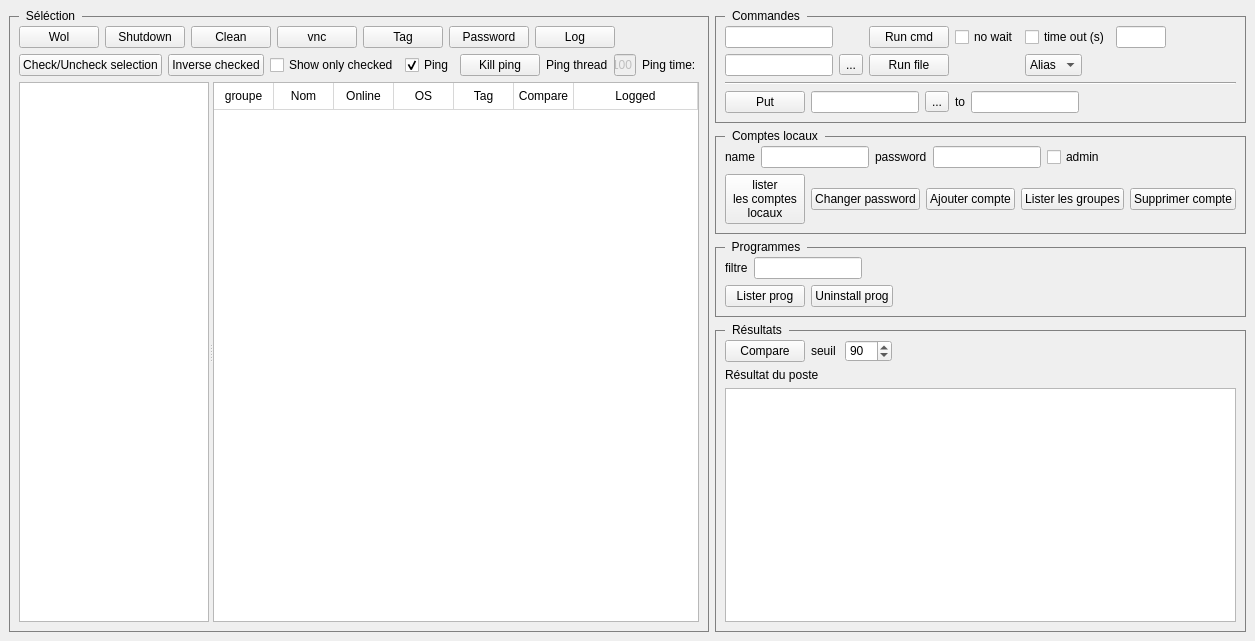
<?xml version="1.0" encoding="UTF-8"?>
<ui version="4.0">
 <class>MainWindow</class>
 <widget class="QMainWindow" name="MainWindow">
  <property name="windowModality">
   <enum>Qt::NonModal</enum>
  </property>
  <property name="geometry">
   <rect>
    <x>0</x>
    <y>0</y>
    <width>1225</width>
    <height>641</height>
   </rect>
  </property>
  <property name="sizePolicy">
   <sizepolicy hsizetype="Preferred" vsizetype="Preferred">
    <horstretch>0</horstretch>
    <verstretch>0</verstretch>
   </sizepolicy>
  </property>
  <property name="minimumSize">
   <size>
    <width>0</width>
    <height>0</height>
   </size>
  </property>
  <property name="maximumSize">
   <size>
    <width>16777215</width>
    <height>16777215</height>
   </size>
  </property>
  <property name="font">
   <font>
    <pointsize>8</pointsize>
   </font>
  </property>
  <property name="windowTitle">
   <string>MainWindow</string>
  </property>
  <property name="autoFillBackground">
   <bool>false</bool>
  </property>
  <property name="styleSheet">
   <string notr="true">QGroupBox { 
     border: 1px solid gray; 
     /*border-radius: 20px; */
	margin-top:7px
	
 } 

QGroupBox::title {
   
    left: 10px;
	top: -7px;
    padding: 0 5px 0 5px;
}
</string>
  </property>
  <property name="documentMode">
   <bool>false</bool>
  </property>
  <property name="tabShape">
   <enum>QTabWidget::Rounded</enum>
  </property>
  <property name="dockNestingEnabled">
   <bool>false</bool>
  </property>
  <widget class="QWidget" name="centralwidget">
   <property name="sizePolicy">
    <sizepolicy hsizetype="Preferred" vsizetype="Preferred">
     <horstretch>0</horstretch>
     <verstretch>0</verstretch>
    </sizepolicy>
   </property>
   <property name="minimumSize">
    <size>
     <width>0</width>
     <height>0</height>
    </size>
   </property>
   <property name="maximumSize">
    <size>
     <width>16777215</width>
     <height>16777215</height>
    </size>
   </property>
   <layout class="QHBoxLayout" name="horizontalLayout_7">
    <item>
     <widget class="QGroupBox" name="SelectionGroup">
      <property name="sizePolicy">
       <sizepolicy hsizetype="Expanding" vsizetype="Expanding">
        <horstretch>0</horstretch>
        <verstretch>0</verstretch>
       </sizepolicy>
      </property>
      <property name="minimumSize">
       <size>
        <width>700</width>
        <height>0</height>
       </size>
      </property>
      <property name="title">
       <string>Séléction</string>
      </property>
      <layout class="QVBoxLayout" name="verticalLayout">
       <property name="sizeConstraint">
        <enum>QLayout::SetDefaultConstraint</enum>
       </property>
       <item>
        <layout class="QHBoxLayout" name="horizontalLayout_8">
         <item>
          <widget class="QPushButton" name="wol_button">
           <property name="sizePolicy">
            <sizepolicy hsizetype="Fixed" vsizetype="Fixed">
             <horstretch>0</horstretch>
             <verstretch>0</verstretch>
            </sizepolicy>
           </property>
           <property name="text">
            <string>Wol</string>
           </property>
          </widget>
         </item>
         <item>
          <widget class="QPushButton" name="shutdown_button">
           <property name="sizePolicy">
            <sizepolicy hsizetype="Fixed" vsizetype="Fixed">
             <horstretch>0</horstretch>
             <verstretch>0</verstretch>
            </sizepolicy>
           </property>
           <property name="text">
            <string>Shutdown</string>
           </property>
          </widget>
         </item>
         <item>
          <widget class="QPushButton" name="clean_button">
           <property name="text">
            <string>Clean</string>
           </property>
          </widget>
         </item>
         <item>
          <widget class="QPushButton" name="vnc_button">
           <property name="sizePolicy">
            <sizepolicy hsizetype="Fixed" vsizetype="Fixed">
             <horstretch>0</horstretch>
             <verstretch>0</verstretch>
            </sizepolicy>
           </property>
           <property name="text">
            <string>vnc</string>
           </property>
          </widget>
         </item>
         <item>
          <widget class="QPushButton" name="tag_button">
           <property name="sizePolicy">
            <sizepolicy hsizetype="Fixed" vsizetype="Fixed">
             <horstretch>0</horstretch>
             <verstretch>0</verstretch>
            </sizepolicy>
           </property>
           <property name="text">
            <string>Tag</string>
           </property>
          </widget>
         </item>
         <item>
          <widget class="QPushButton" name="password_button">
           <property name="text">
            <string>Password</string>
           </property>
          </widget>
         </item>
         <item>
          <widget class="QPushButton" name="log_button">
           <property name="text">
            <string>Log</string>
           </property>
          </widget>
         </item>
         <item>
          <spacer name="horizontalSpacer_4">
           <property name="orientation">
            <enum>Qt::Horizontal</enum>
           </property>
           <property name="sizeHint" stdset="0">
            <size>
             <width>40</width>
             <height>20</height>
            </size>
           </property>
          </spacer>
         </item>
        </layout>
       </item>
       <item>
        <layout class="QHBoxLayout" name="horizontalLayout_11">
         <item>
          <widget class="QPushButton" name="check_uncheck_button">
           <property name="text">
            <string>Check/Uncheck selection</string>
           </property>
          </widget>
         </item>
         <item>
          <widget class="QPushButton" name="inverse_button">
           <property name="text">
            <string>Inverse checked</string>
           </property>
          </widget>
         </item>
         <item>
          <widget class="QCheckBox" name="only_checkbox">
           <property name="text">
            <string>Show only checked</string>
           </property>
          </widget>
         </item>
         <item>
          <widget class="QCheckBox" name="ping_checkbox">
           <property name="text">
            <string>Ping</string>
           </property>
           <property name="checked">
            <bool>true</bool>
           </property>
          </widget>
         </item>
         <item>
          <widget class="QPushButton" name="kill_ping_button">
           <property name="text">
            <string>Kill ping</string>
           </property>
          </widget>
         </item>
         <item>
          <widget class="QLabel" name="label_5">
           <property name="text">
            <string>Ping thread</string>
           </property>
          </widget>
         </item>
         <item>
          <widget class="QLineEdit" name="ping_thread_edit">
           <property name="enabled">
            <bool>false</bool>
           </property>
           <property name="maximumSize">
            <size>
             <width>50</width>
             <height>16777215</height>
            </size>
           </property>
           <property name="text">
            <string>100</string>
           </property>
           <property name="alignment">
            <set>Qt::AlignRight|Qt::AlignTrailing|Qt::AlignVCenter</set>
           </property>
          </widget>
         </item>
         <item>
          <widget class="QLabel" name="ping_time_label">
           <property name="text">
            <string>Ping time:</string>
           </property>
          </widget>
         </item>
         <item>
          <spacer name="horizontalSpacer_9">
           <property name="orientation">
            <enum>Qt::Horizontal</enum>
           </property>
           <property name="sizeHint" stdset="0">
            <size>
             <width>40</width>
             <height>20</height>
            </size>
           </property>
          </spacer>
         </item>
        </layout>
       </item>
       <item>
        <layout class="QHBoxLayout" name="horizontalLayout_4">
         <item>
          <widget class="QSplitter" name="splitter_select">
           <property name="sizePolicy">
            <sizepolicy hsizetype="Expanding" vsizetype="Expanding">
             <horstretch>0</horstretch>
             <verstretch>0</verstretch>
            </sizepolicy>
           </property>
           <property name="minimumSize">
            <size>
             <width>0</width>
             <height>0</height>
            </size>
           </property>
           <property name="baseSize">
            <size>
             <width>0</width>
             <height>0</height>
            </size>
           </property>
           <property name="orientation">
            <enum>Qt::Horizontal</enum>
           </property>
           <property name="opaqueResize">
            <bool>true</bool>
           </property>
           <property name="childrenCollapsible">
            <bool>false</bool>
           </property>
           <widget class="QTreeWidget" name="tree_select">
            <property name="sizePolicy">
             <sizepolicy hsizetype="Fixed" vsizetype="Expanding">
              <horstretch>0</horstretch>
              <verstretch>0</verstretch>
             </sizepolicy>
            </property>
            <property name="minimumSize">
             <size>
              <width>190</width>
              <height>0</height>
             </size>
            </property>
            <property name="maximumSize">
             <size>
              <width>16777215</width>
              <height>16777215</height>
             </size>
            </property>
            <property name="sizeIncrement">
             <size>
              <width>0</width>
              <height>0</height>
             </size>
            </property>
            <property name="baseSize">
             <size>
              <width>0</width>
              <height>0</height>
             </size>
            </property>
            <property name="frameShadow">
             <enum>QFrame::Sunken</enum>
            </property>
            <property name="sizeAdjustPolicy">
             <enum>QAbstractScrollArea::AdjustToContents</enum>
            </property>
            <property name="editTriggers">
             <set>QAbstractItemView::NoEditTriggers</set>
            </property>
            <property name="rootIsDecorated">
             <bool>true</bool>
            </property>
            <property name="itemsExpandable">
             <bool>true</bool>
            </property>
            <property name="allColumnsShowFocus">
             <bool>false</bool>
            </property>
            <property name="expandsOnDoubleClick">
             <bool>true</bool>
            </property>
            <attribute name="headerVisible">
             <bool>false</bool>
            </attribute>
            <attribute name="headerStretchLastSection">
             <bool>true</bool>
            </attribute>
            <column>
             <property name="text">
              <string>1</string>
             </property>
            </column>
           </widget>
           <widget class="QTableWidget" name="table_select">
            <property name="sizePolicy">
             <sizepolicy hsizetype="Expanding" vsizetype="Expanding">
              <horstretch>2</horstretch>
              <verstretch>0</verstretch>
             </sizepolicy>
            </property>
            <property name="minimumSize">
             <size>
              <width>0</width>
              <height>0</height>
             </size>
            </property>
            <property name="maximumSize">
             <size>
              <width>16777215</width>
              <height>16777215</height>
             </size>
            </property>
            <property name="styleSheet">
             <string notr="true">QTableWidget::item:!enabled {
	color: black;
}
QHeaderView::section{
            border-top:0px solid #D8D8D8;
            border-left:0px solid #D8D8D8;
            border-right:1px solid #D8D8D8;
            border-bottom: 1px solid #D8D8D8;
            background-color:white;
            padding:4px;
        }
QTableCornerButton::section{
            border-top:0px solid #D8D8D8;
            border-left:0px solid #D8D8D8;
            border-right:1px solid #D8D8D8;
            border-bottom: 1px solid #D8D8D8;
            background-color:white;
        }</string>
            </property>
            <property name="sizeAdjustPolicy">
             <enum>QAbstractScrollArea::AdjustIgnored</enum>
            </property>
            <property name="editTriggers">
             <set>QAbstractItemView::NoEditTriggers</set>
            </property>
            <property name="selectionMode">
             <enum>QAbstractItemView::ExtendedSelection</enum>
            </property>
            <property name="selectionBehavior">
             <enum>QAbstractItemView::SelectItems</enum>
            </property>
            <property name="sortingEnabled">
             <bool>true</bool>
            </property>
            <attribute name="horizontalHeaderVisible">
             <bool>true</bool>
            </attribute>
            <attribute name="horizontalHeaderDefaultSectionSize">
             <number>60</number>
            </attribute>
            <attribute name="horizontalHeaderMinimumSectionSize">
             <number>30</number>
            </attribute>
            <attribute name="horizontalHeaderShowSortIndicator" stdset="0">
             <bool>true</bool>
            </attribute>
            <attribute name="horizontalHeaderStretchLastSection">
             <bool>true</bool>
            </attribute>
            <attribute name="verticalHeaderVisible">
             <bool>false</bool>
            </attribute>
            <attribute name="verticalHeaderShowSortIndicator" stdset="0">
             <bool>true</bool>
            </attribute>
            <attribute name="verticalHeaderStretchLastSection">
             <bool>false</bool>
            </attribute>
            <column>
             <property name="text">
              <string>groupe</string>
             </property>
            </column>
            <column>
             <property name="text">
              <string>Nom</string>
             </property>
            </column>
            <column>
             <property name="text">
              <string>Online</string>
             </property>
            </column>
            <column>
             <property name="text">
              <string>OS</string>
             </property>
            </column>
            <column>
             <property name="text">
              <string>Tag</string>
             </property>
            </column>
            <column>
             <property name="text">
              <string>Compare</string>
             </property>
            </column>
            <column>
             <property name="text">
              <string>Logged</string>
             </property>
            </column>
           </widget>
          </widget>
         </item>
        </layout>
       </item>
      </layout>
     </widget>
    </item>
    <item>
     <layout class="QVBoxLayout" name="verticalLayout_8">
      <property name="sizeConstraint">
       <enum>QLayout::SetDefaultConstraint</enum>
      </property>
      <item>
       <widget class="QGroupBox" name="CommandesGroup">
        <property name="sizePolicy">
         <sizepolicy hsizetype="Expanding" vsizetype="Fixed">
          <horstretch>0</horstretch>
          <verstretch>0</verstretch>
         </sizepolicy>
        </property>
        <property name="maximumSize">
         <size>
          <width>16777215</width>
          <height>16777215</height>
         </size>
        </property>
        <property name="title">
         <string>Commandes</string>
        </property>
        <property name="alignment">
         <set>Qt::AlignLeading|Qt::AlignLeft|Qt::AlignTop</set>
        </property>
        <layout class="QVBoxLayout" name="verticalLayout_4">
         <item>
          <layout class="QGridLayout" name="gridLayout_2">
           <item row="2" column="2">
            <widget class="QPushButton" name="run_file_button">
             <property name="text">
              <string>Run file</string>
             </property>
            </widget>
           </item>
           <item row="0" column="2">
            <widget class="QPushButton" name="run_cmd_button">
             <property name="text">
              <string>Run cmd</string>
             </property>
             <property name="flat">
              <bool>false</bool>
             </property>
            </widget>
           </item>
           <item row="0" column="0">
            <widget class="QLineEdit" name="cmd_input">
             <property name="sizePolicy">
              <sizepolicy hsizetype="Fixed" vsizetype="Fixed">
               <horstretch>0</horstretch>
               <verstretch>0</verstretch>
              </sizepolicy>
             </property>
             <property name="minimumSize">
              <size>
               <width>0</width>
               <height>0</height>
              </size>
             </property>
             <property name="text">
              <string/>
             </property>
            </widget>
           </item>
           <item row="2" column="0">
            <widget class="QLineEdit" name="file_input">
             <property name="sizePolicy">
              <sizepolicy hsizetype="Fixed" vsizetype="Fixed">
               <horstretch>0</horstretch>
               <verstretch>0</verstretch>
              </sizepolicy>
             </property>
             <property name="minimumSize">
              <size>
               <width>0</width>
               <height>0</height>
              </size>
             </property>
            </widget>
           </item>
           <item row="2" column="1">
            <widget class="QToolButton" name="openfile_button">
             <property name="text">
              <string>...</string>
             </property>
            </widget>
           </item>
           <item row="0" column="3">
            <widget class="QCheckBox" name="no_wait">
             <property name="text">
              <string>no wait</string>
             </property>
            </widget>
           </item>
           <item row="0" column="4">
            <layout class="QHBoxLayout" name="horizontalLayout">
             <item>
              <widget class="QCheckBox" name="time_out">
               <property name="sizePolicy">
                <sizepolicy hsizetype="Fixed" vsizetype="Fixed">
                 <horstretch>0</horstretch>
                 <verstretch>0</verstretch>
                </sizepolicy>
               </property>
               <property name="text">
                <string>time out (s)</string>
               </property>
              </widget>
             </item>
             <item>
              <widget class="QLineEdit" name="time_out_input">
               <property name="sizePolicy">
                <sizepolicy hsizetype="Fixed" vsizetype="Fixed">
                 <horstretch>0</horstretch>
                 <verstretch>0</verstretch>
                </sizepolicy>
               </property>
               <property name="minimumSize">
                <size>
                 <width>50</width>
                 <height>0</height>
                </size>
               </property>
               <property name="maximumSize">
                <size>
                 <width>50</width>
                 <height>16777215</height>
                </size>
               </property>
               <property name="sizeIncrement">
                <size>
                 <width>0</width>
                 <height>0</height>
                </size>
               </property>
               <property name="baseSize">
                <size>
                 <width>0</width>
                 <height>0</height>
                </size>
               </property>
               <property name="inputMethodHints">
                <set>Qt::ImhNone</set>
               </property>
               <property name="text">
                <string/>
               </property>
               <property name="maxLength">
                <number>5</number>
               </property>
              </widget>
             </item>
             <item>
              <spacer name="horizontalSpacer_2">
               <property name="orientation">
                <enum>Qt::Horizontal</enum>
               </property>
               <property name="sizeHint" stdset="0">
                <size>
                 <width>40</width>
                 <height>20</height>
                </size>
               </property>
              </spacer>
             </item>
            </layout>
           </item>
           <item row="2" column="4">
            <widget class="QComboBox" name="alias_button">
             <property name="sizePolicy">
              <sizepolicy hsizetype="Fixed" vsizetype="Fixed">
               <horstretch>0</horstretch>
               <verstretch>0</verstretch>
              </sizepolicy>
             </property>
             <item>
              <property name="text">
               <string>Alias</string>
              </property>
             </item>
            </widget>
           </item>
          </layout>
         </item>
         <item>
          <widget class="Line" name="line">
           <property name="sizePolicy">
            <sizepolicy hsizetype="Expanding" vsizetype="Fixed">
             <horstretch>0</horstretch>
             <verstretch>0</verstretch>
            </sizepolicy>
           </property>
           <property name="orientation">
            <enum>Qt::Horizontal</enum>
           </property>
          </widget>
         </item>
         <item>
          <layout class="QHBoxLayout" name="horizontalLayout_3">
           <item>
            <widget class="QPushButton" name="put_button">
             <property name="text">
              <string>Put</string>
             </property>
            </widget>
           </item>
           <item>
            <widget class="QLineEdit" name="put_src_edit">
             <property name="sizePolicy">
              <sizepolicy hsizetype="Fixed" vsizetype="Fixed">
               <horstretch>0</horstretch>
               <verstretch>0</verstretch>
              </sizepolicy>
             </property>
             <property name="minimumSize">
              <size>
               <width>0</width>
               <height>0</height>
              </size>
             </property>
            </widget>
           </item>
           <item>
            <widget class="QToolButton" name="openfile_put_button">
             <property name="text">
              <string>...</string>
             </property>
            </widget>
           </item>
           <item>
            <widget class="QLabel" name="label">
             <property name="text">
              <string>to</string>
             </property>
            </widget>
           </item>
           <item>
            <widget class="QLineEdit" name="put_dest_edit">
             <property name="sizePolicy">
              <sizepolicy hsizetype="Fixed" vsizetype="Fixed">
               <horstretch>0</horstretch>
               <verstretch>0</verstretch>
              </sizepolicy>
             </property>
             <property name="minimumSize">
              <size>
               <width>0</width>
               <height>0</height>
              </size>
             </property>
            </widget>
           </item>
           <item>
            <spacer name="horizontalSpacer_3">
             <property name="orientation">
              <enum>Qt::Horizontal</enum>
             </property>
             <property name="sizeHint" stdset="0">
              <size>
               <width>40</width>
               <height>20</height>
              </size>
             </property>
            </spacer>
           </item>
          </layout>
         </item>
        </layout>
       </widget>
      </item>
      <item>
       <widget class="QGroupBox" name="groupBox">
        <property name="sizePolicy">
         <sizepolicy hsizetype="Expanding" vsizetype="Fixed">
          <horstretch>5</horstretch>
          <verstretch>0</verstretch>
         </sizepolicy>
        </property>
        <property name="maximumSize">
         <size>
          <width>16777215</width>
          <height>16777215</height>
         </size>
        </property>
        <property name="title">
         <string>Comptes locaux</string>
        </property>
        <property name="alignment">
         <set>Qt::AlignLeading|Qt::AlignLeft|Qt::AlignTop</set>
        </property>
        <layout class="QVBoxLayout" name="verticalLayout_7">
         <item>
          <layout class="QHBoxLayout" name="horizontalLayout_5">
           <item>
            <widget class="QLabel" name="label_2">
             <property name="text">
              <string>name</string>
             </property>
            </widget>
           </item>
           <item>
            <widget class="QLineEdit" name="account_name_input">
             <property name="sizePolicy">
              <sizepolicy hsizetype="Fixed" vsizetype="Fixed">
               <horstretch>0</horstretch>
               <verstretch>0</verstretch>
              </sizepolicy>
             </property>
            </widget>
           </item>
           <item>
            <widget class="QLabel" name="label_3">
             <property name="text">
              <string>password</string>
             </property>
            </widget>
           </item>
           <item>
            <widget class="QLineEdit" name="account_password_input">
             <property name="sizePolicy">
              <sizepolicy hsizetype="Fixed" vsizetype="Fixed">
               <horstretch>0</horstretch>
               <verstretch>0</verstretch>
              </sizepolicy>
             </property>
             <property name="echoMode">
              <enum>QLineEdit::Password</enum>
             </property>
            </widget>
           </item>
           <item>
            <widget class="QCheckBox" name="admin_check">
             <property name="text">
              <string>admin</string>
             </property>
            </widget>
           </item>
           <item>
            <spacer name="horizontalSpacer_5">
             <property name="orientation">
              <enum>Qt::Horizontal</enum>
             </property>
             <property name="sizeHint" stdset="0">
              <size>
               <width>40</width>
               <height>20</height>
              </size>
             </property>
            </spacer>
           </item>
          </layout>
         </item>
         <item>
          <layout class="QHBoxLayout" name="horizontalLayout_9">
           <item>
            <widget class="QPushButton" name="list_account_button">
             <property name="sizePolicy">
              <sizepolicy hsizetype="Fixed" vsizetype="Fixed">
               <horstretch>0</horstretch>
               <verstretch>0</verstretch>
              </sizepolicy>
             </property>
             <property name="text">
              <string>lister
les comptes
locaux</string>
             </property>
            </widget>
           </item>
           <item>
            <widget class="QPushButton" name="chpwd_user_button">
             <property name="text">
              <string>Changer password</string>
             </property>
            </widget>
           </item>
           <item>
            <widget class="QPushButton" name="add_account_button">
             <property name="text">
              <string>Ajouter compte</string>
             </property>
            </widget>
           </item>
           <item>
            <widget class="QPushButton" name="list_groupe_button">
             <property name="text">
              <string>Lister les groupes</string>
             </property>
            </widget>
           </item>
           <item>
            <widget class="QPushButton" name="del_account_button">
             <property name="text">
              <string>Supprimer compte</string>
             </property>
            </widget>
           </item>
           <item>
            <spacer name="horizontalSpacer_6">
             <property name="orientation">
              <enum>Qt::Horizontal</enum>
             </property>
             <property name="sizeHint" stdset="0">
              <size>
               <width>40</width>
               <height>20</height>
              </size>
             </property>
            </spacer>
           </item>
          </layout>
         </item>
        </layout>
       </widget>
      </item>
      <item>
       <widget class="QGroupBox" name="groupBox_2">
        <property name="sizePolicy">
         <sizepolicy hsizetype="Expanding" vsizetype="Fixed">
          <horstretch>0</horstretch>
          <verstretch>0</verstretch>
         </sizepolicy>
        </property>
        <property name="title">
         <string>Programmes</string>
        </property>
        <layout class="QVBoxLayout" name="verticalLayout_2">
         <item>
          <layout class="QHBoxLayout" name="horizontalLayout_6">
           <item>
            <widget class="QLabel" name="label_4">
             <property name="text">
              <string>filtre</string>
             </property>
            </widget>
           </item>
           <item>
            <widget class="QLineEdit" name="filter_input">
             <property name="sizePolicy">
              <sizepolicy hsizetype="Fixed" vsizetype="Fixed">
               <horstretch>0</horstretch>
               <verstretch>0</verstretch>
              </sizepolicy>
             </property>
            </widget>
           </item>
           <item>
            <spacer name="horizontalSpacer_7">
             <property name="orientation">
              <enum>Qt::Horizontal</enum>
             </property>
             <property name="sizeHint" stdset="0">
              <size>
               <width>40</width>
               <height>20</height>
              </size>
             </property>
            </spacer>
           </item>
          </layout>
         </item>
         <item>
          <layout class="QHBoxLayout" name="horizontalLayout_10">
           <item>
            <widget class="QPushButton" name="list_prog_button">
             <property name="text">
              <string>Lister prog</string>
             </property>
            </widget>
           </item>
           <item>
            <widget class="QPushButton" name="uninstall_prog_button">
             <property name="text">
              <string>Uninstall prog</string>
             </property>
            </widget>
           </item>
           <item>
            <spacer name="horizontalSpacer_8">
             <property name="orientation">
              <enum>Qt::Horizontal</enum>
             </property>
             <property name="sizeHint" stdset="0">
              <size>
               <width>40</width>
               <height>20</height>
              </size>
             </property>
            </spacer>
           </item>
          </layout>
         </item>
        </layout>
       </widget>
      </item>
      <item>
       <widget class="QGroupBox" name="ResultatGroup">
        <property name="sizePolicy">
         <sizepolicy hsizetype="Expanding" vsizetype="Expanding">
          <horstretch>0</horstretch>
          <verstretch>0</verstretch>
         </sizepolicy>
        </property>
        <property name="title">
         <string>Résultats</string>
        </property>
        <property name="flat">
         <bool>false</bool>
        </property>
        <layout class="QVBoxLayout" name="verticalLayout_3">
         <item>
          <layout class="QHBoxLayout" name="horizontalLayout_2">
           <property name="sizeConstraint">
            <enum>QLayout::SetDefaultConstraint</enum>
           </property>
           <property name="leftMargin">
            <number>0</number>
           </property>
           <property name="rightMargin">
            <number>0</number>
           </property>
           <item>
            <widget class="QPushButton" name="compare_button">
             <property name="sizePolicy">
              <sizepolicy hsizetype="Fixed" vsizetype="Fixed">
               <horstretch>0</horstretch>
               <verstretch>0</verstretch>
              </sizepolicy>
             </property>
             <property name="text">
              <string>Compare</string>
             </property>
            </widget>
           </item>
           <item>
            <widget class="QLabel" name="seuil_label">
             <property name="sizePolicy">
              <sizepolicy hsizetype="Fixed" vsizetype="Fixed">
               <horstretch>0</horstretch>
               <verstretch>0</verstretch>
              </sizepolicy>
             </property>
             <property name="text">
              <string>seuil </string>
             </property>
            </widget>
           </item>
           <item>
            <widget class="QSpinBox" name="seuil">
             <property name="sizePolicy">
              <sizepolicy hsizetype="Fixed" vsizetype="Fixed">
               <horstretch>0</horstretch>
               <verstretch>0</verstretch>
              </sizepolicy>
             </property>
             <property name="maximum">
              <number>100</number>
             </property>
             <property name="value">
              <number>90</number>
             </property>
            </widget>
           </item>
           <item>
            <spacer name="horizontalSpacer">
             <property name="orientation">
              <enum>Qt::Horizontal</enum>
             </property>
             <property name="sizeHint" stdset="0">
              <size>
               <width>40</width>
               <height>20</height>
              </size>
             </property>
            </spacer>
           </item>
          </layout>
         </item>
         <item>
          <widget class="QLabel" name="resultat_label">
           <property name="sizePolicy">
            <sizepolicy hsizetype="Preferred" vsizetype="Fixed">
             <horstretch>0</horstretch>
             <verstretch>0</verstretch>
            </sizepolicy>
           </property>
           <property name="text">
            <string>Résultat du poste</string>
           </property>
          </widget>
         </item>
         <item>
          <widget class="QTextBrowser" name="resultat_text">
           <property name="sizePolicy">
            <sizepolicy hsizetype="Expanding" vsizetype="Expanding">
             <horstretch>0</horstretch>
             <verstretch>1</verstretch>
            </sizepolicy>
           </property>
           <property name="minimumSize">
            <size>
             <width>0</width>
             <height>200</height>
            </size>
           </property>
           <property name="maximumSize">
            <size>
             <width>16777215</width>
             <height>16777215</height>
            </size>
           </property>
           <property name="sizeAdjustPolicy">
            <enum>QAbstractScrollArea::AdjustToContents</enum>
           </property>
           <property name="html">
            <string>&lt;!DOCTYPE HTML PUBLIC &quot;-//W3C//DTD HTML 4.0//EN&quot; &quot;http://www.w3.org/TR/REC-html40/strict.dtd&quot;&gt;
&lt;html&gt;&lt;head&gt;&lt;meta name=&quot;qrichtext&quot; content=&quot;1&quot; /&gt;&lt;style type=&quot;text/css&quot;&gt;
p, li { white-space: pre-wrap; }
&lt;/style&gt;&lt;/head&gt;&lt;body style=&quot; font-family:'MS Shell Dlg 2'; font-size:8.25pt; font-weight:400; font-style:normal;&quot;&gt;
&lt;p style=&quot;-qt-paragraph-type:empty; margin-top:0px; margin-bottom:0px; margin-left:0px; margin-right:0px; -qt-block-indent:0; text-indent:0px; font-size:8pt;&quot;&gt;&lt;br /&gt;&lt;/p&gt;&lt;/body&gt;&lt;/html&gt;</string>
           </property>
          </widget>
         </item>
        </layout>
       </widget>
      </item>
     </layout>
    </item>
   </layout>
  </widget>
  <widget class="QMenuBar" name="menubar">
   <property name="geometry">
    <rect>
     <x>0</x>
     <y>0</y>
     <width>1225</width>
     <height>21</height>
    </rect>
   </property>
  </widget>
 </widget>
 <resources/>
 <connections/>
</ui>
